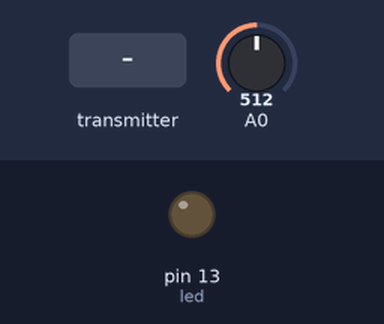
This sketch was run on a simulated Arduino Uno, built with avr-gcc and run on an emulated ATmega328P. Parts: output pins drawn as LEDs (lit = HIGH). The test bench sets the inputs (shaded band); at power-on: A0 = 512. No radio packets arrive unless stated.

Above: at 1.2 s.
1.3 s: the transmitter starts sending buttonState = 0
At 1.8 s:
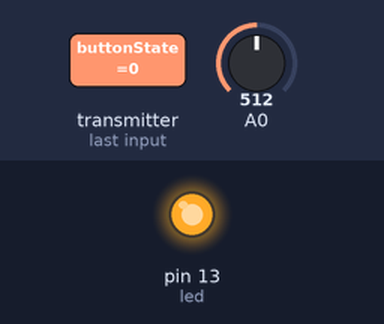
2.8 s: the transmitter starts sending buttonState = 1
At 4.1 s:
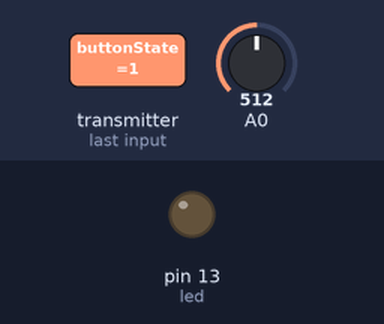
Timing chart, 0 to 5.8 s (numbered marks = the images above; inputs shaded):
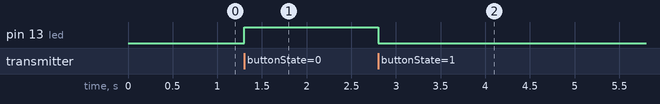

Measured:
- after the input at 1.3 s, pin 13 (led): LOW → HIGH at once
- after the input at 2.8 s, pin 13 (led): HIGH → LOW at once

The sketch:

smart_fire_alarm.ino
```cpp
//sending pot
//recieving led
#include <SPI.h>
#include <nRF24L01.h>
#include <RF24.h>
#define led 13
RF24 radio(9, 10); // CE, CSN
const byte addresses[][6] = {"00103",};
boolean buttonState = 0;
void setup() {
pinMode(13, OUTPUT);
radio.begin();
radio.openWritingPipe(addresses[1]); // 00002
radio.openReadingPipe(1, addresses[0]); // 00001
radio.setPALevel(RF24_PA_MIN);
}
void loop() {
delay(5);
radio.stopListening();
int potValue = analogRead(A0);
int angleValue = map(potValue, 0, 658, 0, 255);
radio.write(&angleValue, sizeof(angleValue));
delay(5);
radio.startListening();
while (!radio.available());
radio.read(&buttonState, sizeof(buttonState));
if (buttonState == LOW) {
digitalWrite(led, HIGH);
}
else {
digitalWrite(led, LOW);
}
}
```
